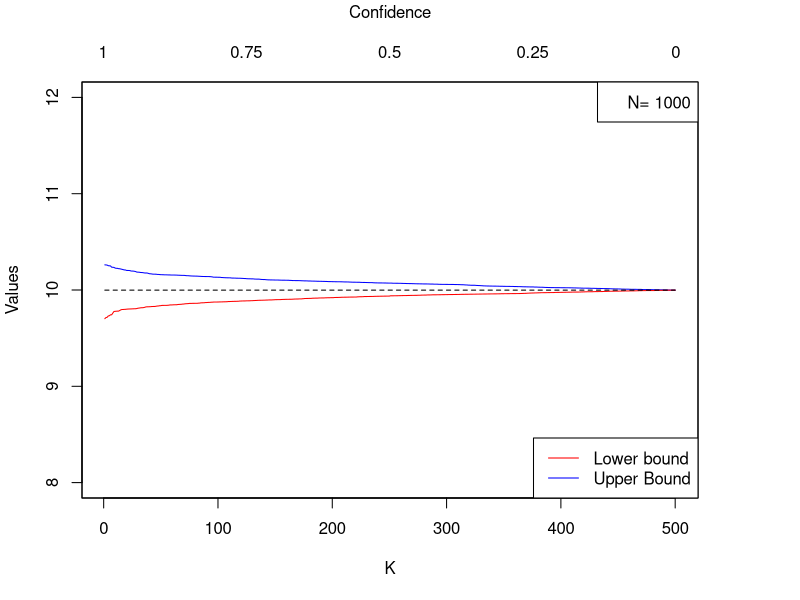
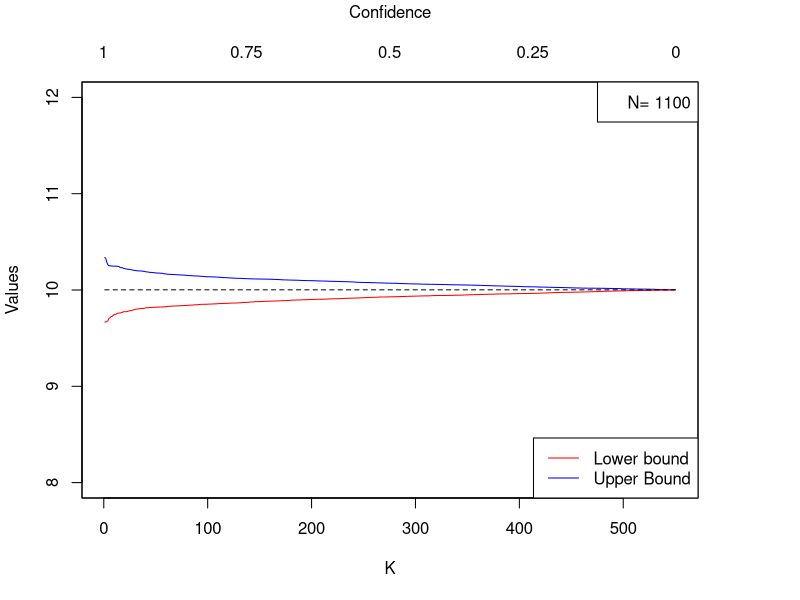
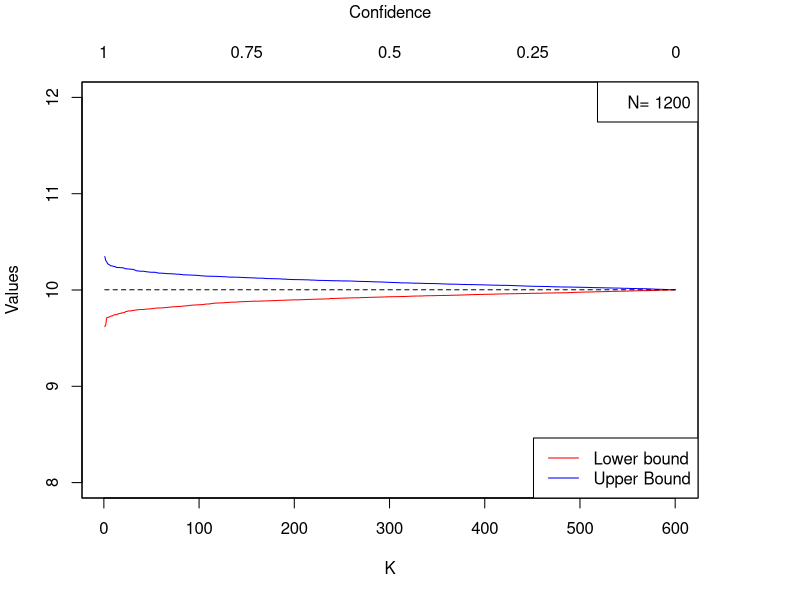
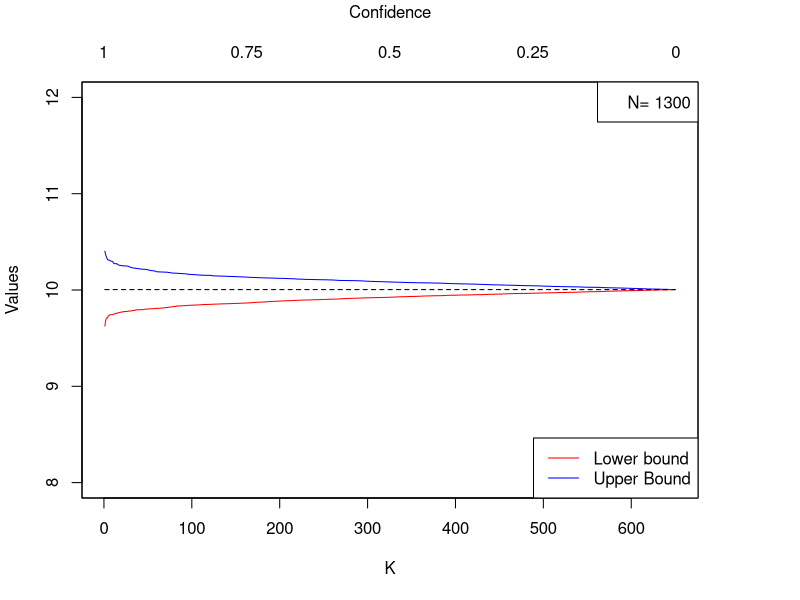
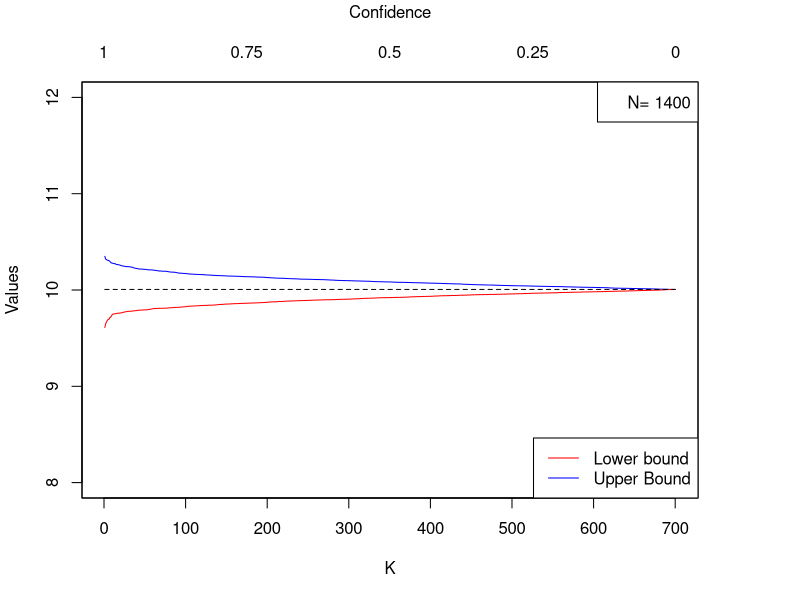
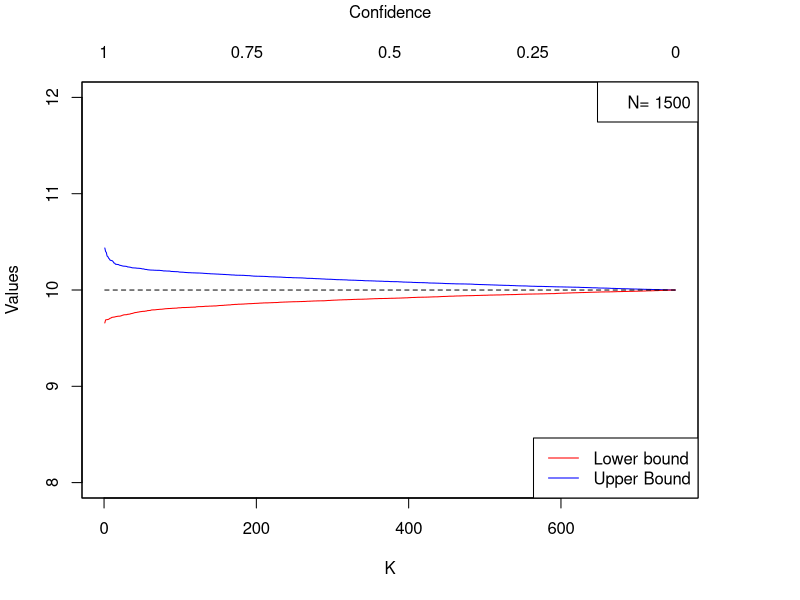
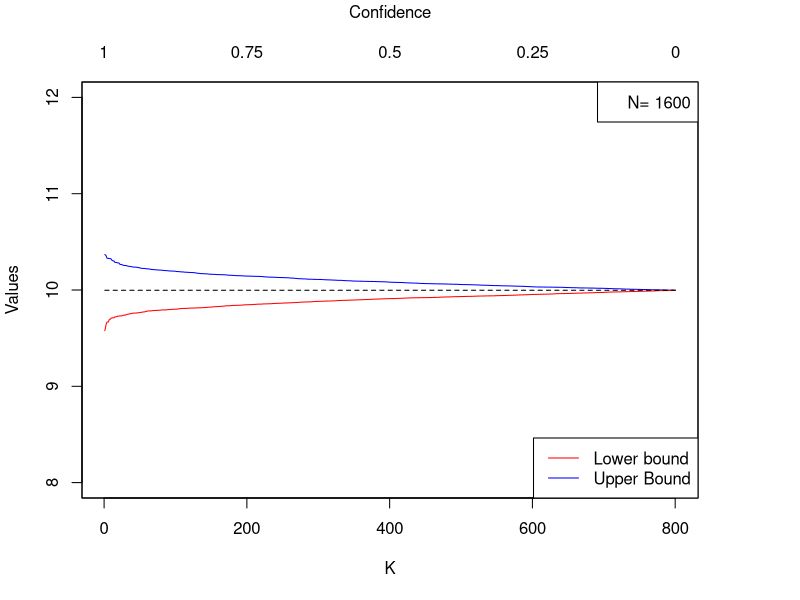
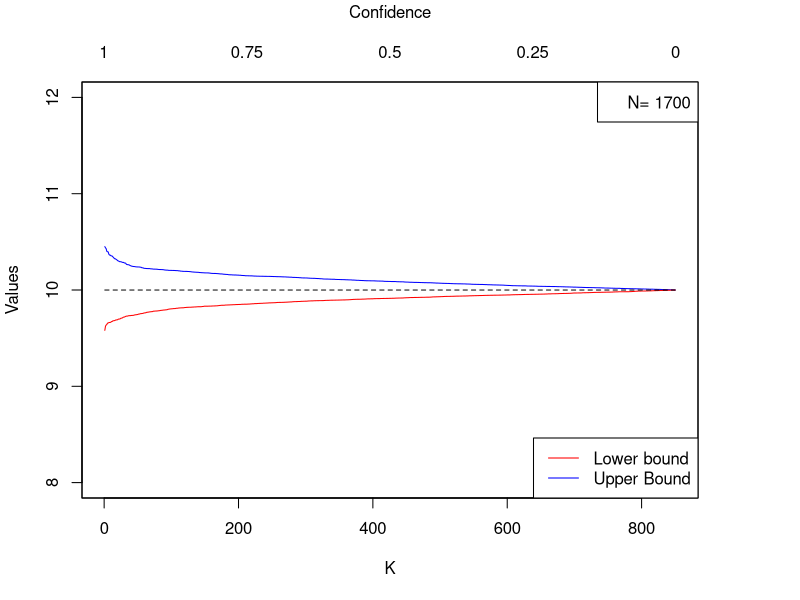

These charts were generated, in order, by the following R code:
set.seed(3.1416)
x <- rnorm(1000000,10,2)
x <- rpois(1000000,10)
x <- rgamma(1000000,10, 1)

analytic_teorem <- function (N,x,med,desv)
{
  meansamples <- rep(NA,N)
  for(i in 1:N){
    meansamples[i]  <- mean(sample(x, length(x)/N, replace = TRUE))
  }
  meansamples <- sort(meansamples)
  confidence <- rep(NA,N/2)
  p_lower <- rep(NA,N/2)
  p_upper <- rep(NA,N/2)
  
  for(k in 1:N/2){
    confidence[k] <- 2*k/(N+1)
    p_lower[k] <- meansamples[k]
    p_upper[k] <- meansamples[N-k+1]
  }
  
  mean_t <- (meansamples[k] + meansamples[N-k+1])/2
  
  x_a <- seq(1:(N/2))
  par(mar=c(5,4,4,5)+.1)
  plot(x_a, p_upper,type="l", ylim=range(c(med-1*desv,med+1*
                                             desv)),col="blue",xlab="K",ylab="Values")
  
  lines(x_a, p_lower,type="l",col="red",xaxt="n",yaxt="n",xlab="",ylab="")
  
  par(new=TRUE)
  
  plot(confidence*(N/2),rep(mean_t,N/2),ylim=range(c(med-1*desv,med+1*desv)),type="l",
       
       col="black",xaxt="n",yaxt="n",ylab='',xlab='',lty=2)
  axis(3,seq(from=0,to=1,by=.25)*(N/2),las=0,at=seq(from=0,to=1,by=.25)*(N/2),labels=c(1,0.75,0.50,0.25,0))
  mtext("Confidence",side=3,line=3)
  legend("bottomright",col=c("red","blue"),lty=1,legend=c("Lower bound","Upper Bound"))
  legend("topright",legend=c(paste("N=",as.character(N))))
}

for(i in seq(1000,10000,100)) analytic_teorem(i,x,10,2)
